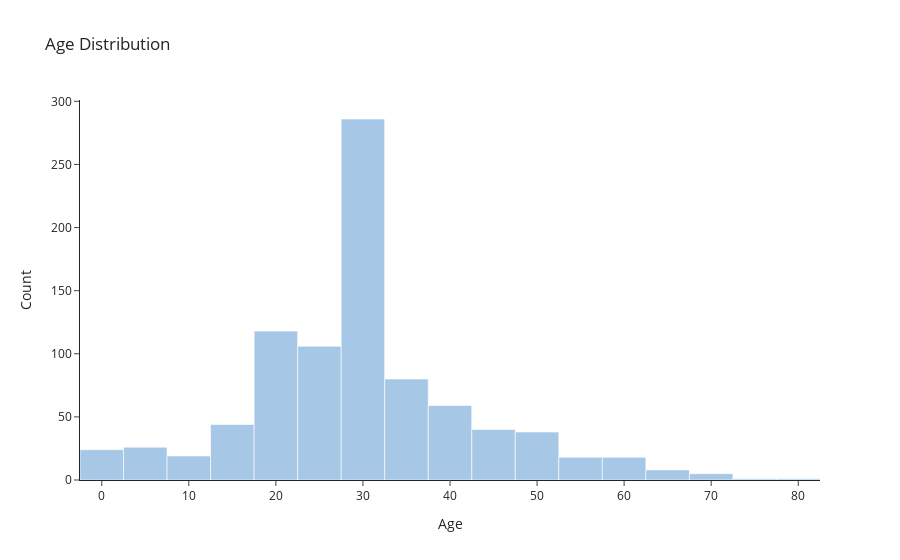

The notebook cell this image was saved under:
### Markdown cell above
# 4. Univariate Analysis
## 4.1 Age Distribution (Histogram)

### Code cell
# --- Age Distribution ---
fig = px.histogram(
    df,
    x="Age",
    nbins=35,
    title="Age Distribution",
    color_discrete_sequence=["#A7C7E7"]   # pastel blue
)

fig.update_layout(
    xaxis_title="Age",
    yaxis_title="Count",
    template="simple_white"
)

fig.show()

### Figure 1 — Plotly figure (JSON) as saved in the notebook; plotly's stock layout.template omitted (floating-point values rounded to 4 significant figures; data arrays with more than 128 entries replaced by an {"elided": "..."} marker saying what was removed)
{"data": [{"alignmentgroup": "True", "bingroup": "x", "hovertemplate": "Age=%{x}<br>count=%{y}<extra></extra>", "legendgroup": "", "marker": {"color": "#A7C7E7", "pattern": {"shape": ""}}, "name": "", "nbinsx": 35, "offsetgroup": "", "orientation": "v", "showlegend": false, "type": "histogram", "x": {"elided": "891 float values"}, "xaxis": "x", "yaxis": "y"}], "layout": {"autosize": true, "barmode": "relative", "legend": {"tracegroupgap": 0}, "title": {"text": "Age Distribution"}, "xaxis": {"anchor": "y", "autorange": true, "domain": [0, 1], "range": [-2.5, 82.5], "title": {"text": "Age"}, "type": "linear"}, "yaxis": {"anchor": "x", "autorange": true, "domain": [0, 1], "range": [0, 301.1], "title": {"text": "Count"}}}}
